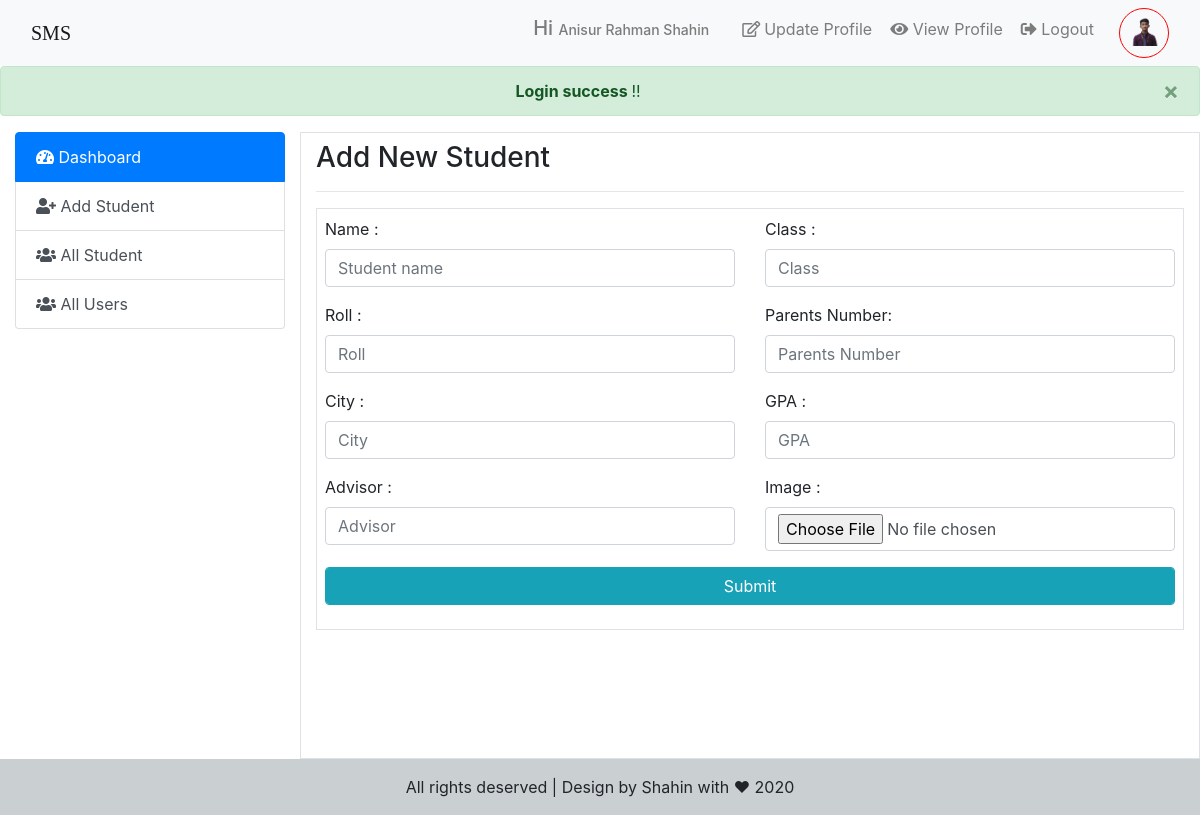
Screenshot of /admin/index.php?page=addnewStudent (signed in) with the database file from the repository.
### tables this page shows
CREATE TABLE `users` (
  `id` int(4) NOT NULL,
  `name` varchar(150) NOT NULL,
  `username` varchar(80) NOT NULL,
  `email` text NOT NULL,
  `password` varchar(200) NOT NULL,
  `image` varchar(150) NOT NULL,
  `date` timestamp NOT NULL DEFAULT current_timestamp(),
  `status` varchar(30) NOT NULL
);

### admin/index.php (the view, shortened to what this page needs)
<?php
$id = $_SESSION['user_id'];
$con = DB();
$sql = "SELECT * FROM `users` WHERE `id` = $id";
$result = mysqli_query($con,$sql);
$row = mysqli_fetch_assoc($result);
?>
 <!doctype html>
<html lang="en">
  <head>
    <link rel="stylesheet" href="https://maxcdn.bootstrapcdn.com/bootstrap/4.0.0/css/bootstrap.min.css">
    <link rel="stylesheet" href="resources/Fonts/css/all.min.css">
    <link rel="stylesheet" href="resources/css/datatable.css">
    <link rel="stylesheet" href="resources/css/style.css">
  </head>
  <body>
   <nav class="navbar navbar-expand-lg navbar-light bg-light">
   <div class="container-fluid">
  <a class="navbar-brand" href="../index.php" style="font-family: cursive">SMS</a>
  <div class="collapse navbar-collapse" id="navbarSupportedContent">
    <ul class="navbar-nav ml-auto">
      <li class="nav-item ">
        <a class="nav-link "><h5 class="mr-3">Hi <span style="font-size:14px"><?=ucwords($row['name'])?></span></h5></a>
      </li>
      <li class="nav-item">
        <a class="nav-link btn btn-link"  data-toggle="modal" data-target="#update"><i class="far fa-edit mr-1"></i>Update Profile</a>
      </li>
      <li class="nav-item">
        <a class="nav-link btn btn-link"  data-toggle="modal" data-target="#exampleModalCenter"><i class="fas fa-eye"></i> View Profile</a>
      </li>
      <li class="nav-item">
        <a class="nav-link btn btn-link" href="../user/logout.php"  onclick="return confirm('Are you sure ?')"><i class="fas fa-sign-out-alt"></i> Logout</a>
      </li>
           <li class="nav-item ml-3">
       <div class="user-img-box">
            <a class="nav-link btn btn-link"><img src="../user/user_Image/<?=$row['image']?>" alt="" class="user-img img-rounded"></a>
        </div>
      </li>
    </ul>
</div>
  </div>
</nav>
    <?php if(isset($_SESSION['success-login-alert'])){ ?>
          <div class="alert alert-success alert-dismissible fade show text-center" role="alert">
  <strong>Login success </strong>!!
  <button type="button" class="close" data-dismiss="alert" aria-label="Close">
    <span aria-hidden="true">&times;</span>
  </button>
</div>
     <?php }?>
   <div class="container-fluid mt-1">
       <div class="row">
           <div class="col-3">
               <div class="list-group">
                  <a href="index.php?page=dashboard" class="list-group-item list-group-item-action active">
                   <i class="fas fa-tachometer-alt"></i> Dashboard
                  </a>
                  <a href="index.php?page=addnewStudent" class="list-group-item list-group-item-action"><i class="fas fa-user-plus"></i> Add Student</a>
                  <a href="index.php?page=allStudent" class="list-group-item list-group-item-action"><i class="fas fa-users"></i> All Student</a>
                  <a href="index.php?page=allUser" class="list-group-item list-group-item-action"><i class="fas fa-users"></i> All Users</a>
                </div>
           </div>
           <div class="col-9 border">
               <div class="content">
              <?php
                   if(isset($_GET['page'])){
                       $page = $_GET['page'] .'.php';
                   }
                   else{
                       $page =  'dashboard.php';
                   }
                   if(file_exists($page)){
                        require_once $page;
                   }else{
                       header("location: ../404.php");
                   }
                   ?>
            </div>
           </div>
       </div>
   </div>
     <footer class=" py-3 text-center" style="background: rgba(189, 195, 199, 0.8);">
           <p class="m-0">All rights deserved | Design by Shahin with ♥ 2020</p>
       </footer>
  </body>
</html>

### admin/resources/css/style.css (style rules this page uses)
.user-img-box { height: 50px; width: 50px; border-radius: 50%; overflow: hidden; border: 1.5px solid red; }
.user-img-box img { width: 100%; }
.content { min-height: 500px; }

### rows the page displays
users: name "Anisur Rahman Shahin", image (picture)
